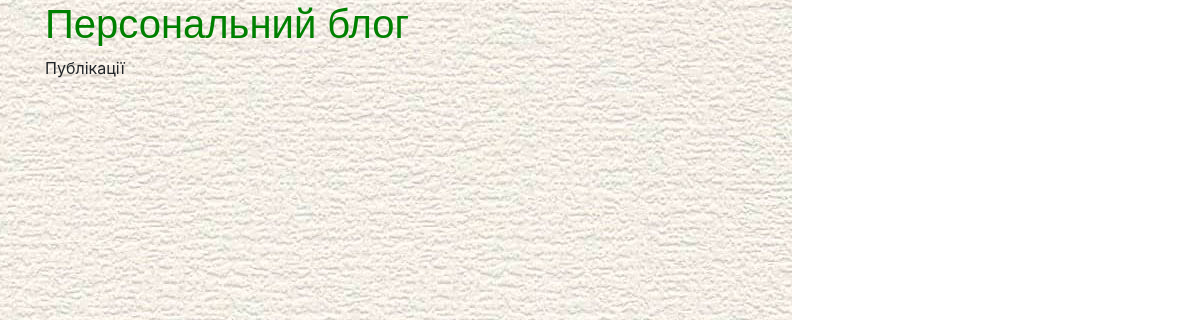
/articles/category/pori-roku, run on an earlier commit of the app's database.
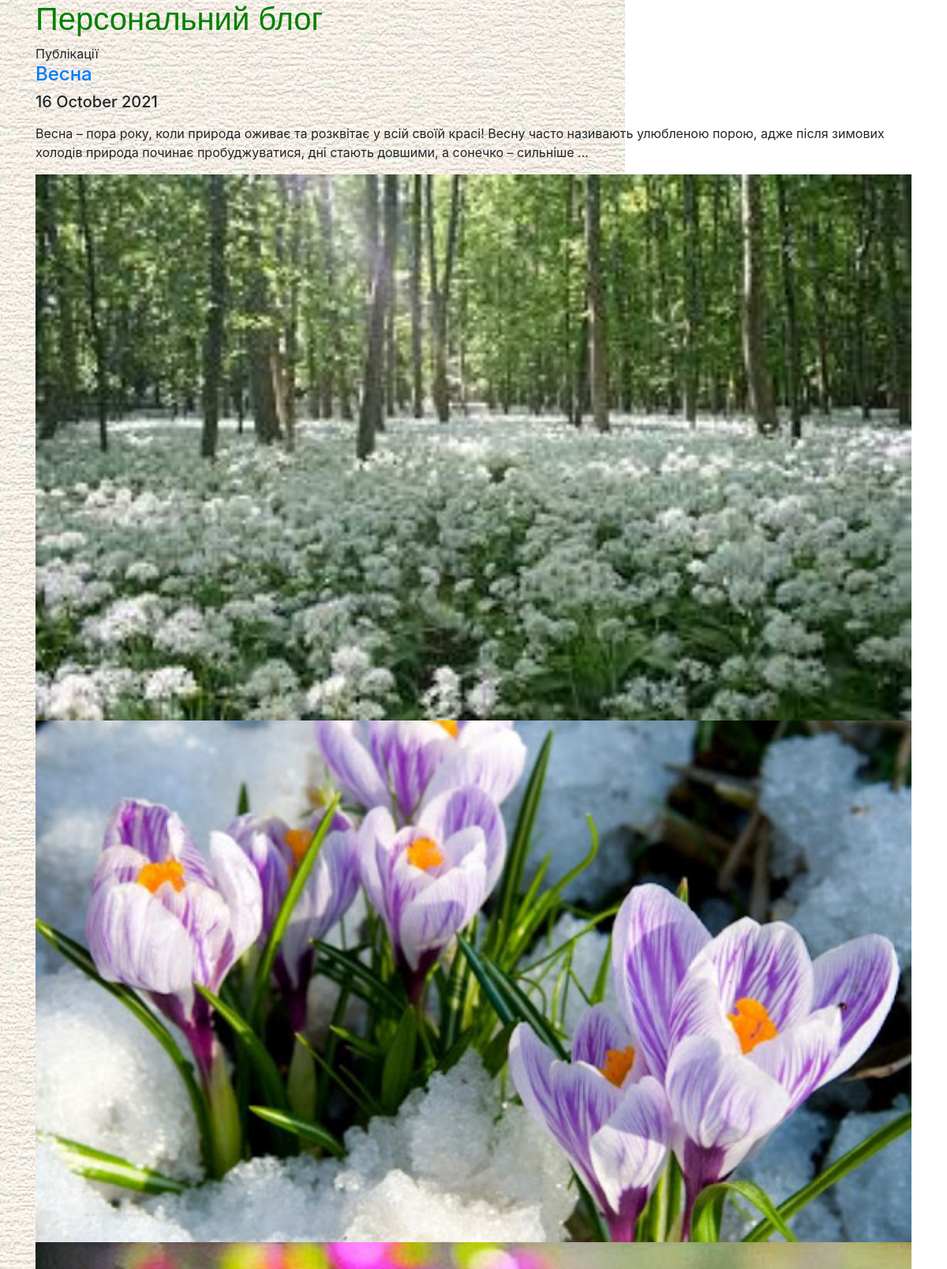
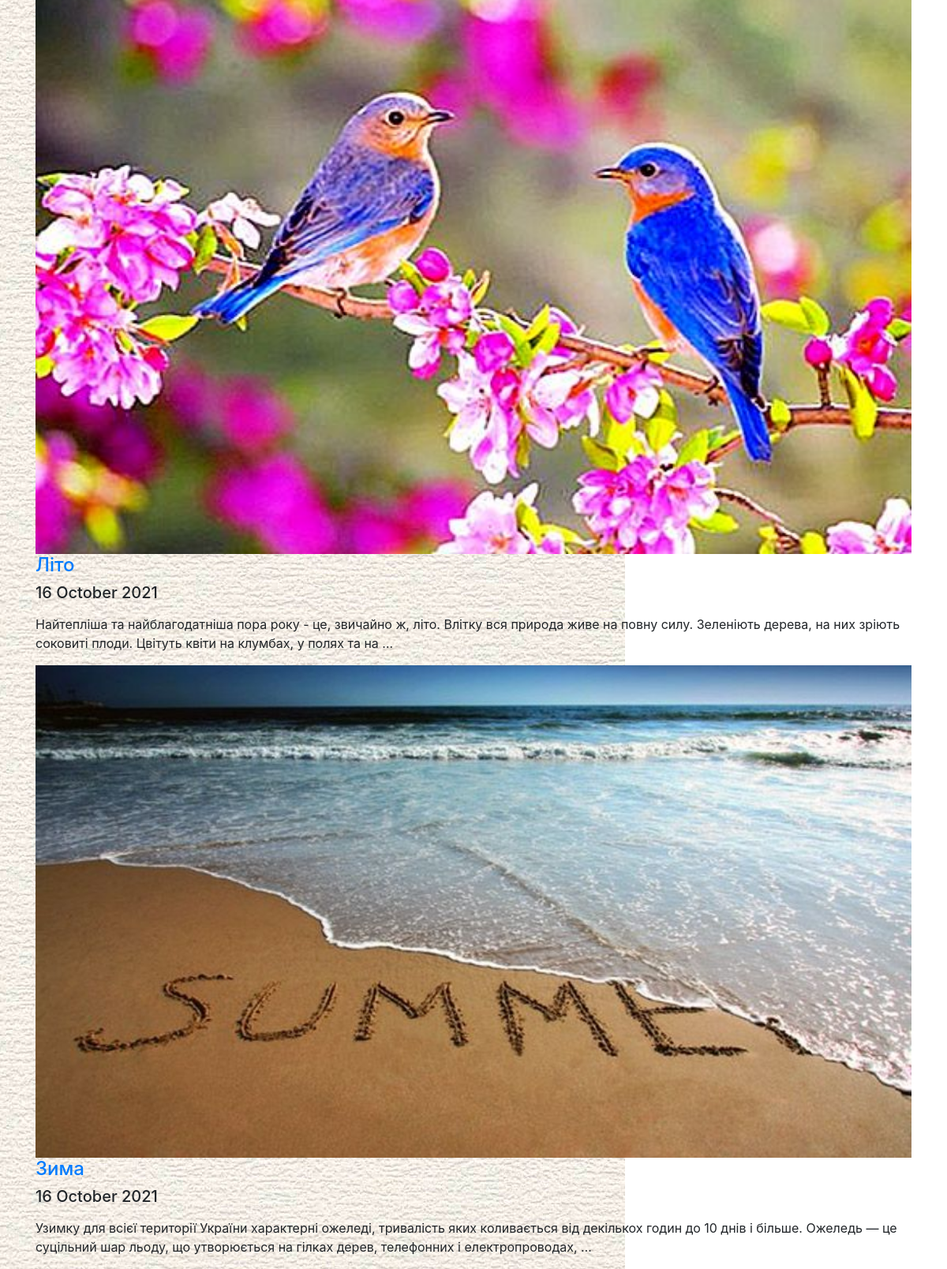
And on a later commit of the database (2 pictures, top to bottom).
### app_blog/models.py (models this page shows, shortened)
class Article(models.Model):
    title = models.CharField(u'Заголовок', max_length=250, help_text=u'Максимум 250 символів')
    description = models.TextField(blank=True, verbose_name=u'Опис')
    pub_date = models.DateTimeField(u'Дата публікації', auto_now=True)
    slug = models.SlugField(u'Слаг', unique_for_date='pub_date')
    main_page = models.BooleanField(u'Головна', default=False, help_text=u'Показувати на головній сторінці')
    category = models.ForeignKey(Category, related_name='articles', blank=True, null=True, verbose_name=u'Категорія',
                                 on_delete=models.CASCADE)
    objects = models.Manager()
    class Meta:
        ordering = ['-pub_date']
        verbose_name = u'Стаття'
        verbose_name_plural = u'Статті'
    def get_absolute_url(self):
        try:
            url = reverse('news-detail', kwargs={'year': self.pub_date.strftime("%Y"),
                                                 'month': self.pub_date.strftime("%m"),
                                                 'day': self.pub_date.strftime("%d"),
                                                 'slug': self.slug,
                                                 })
        except:
            url = "/"
        return url

class ArticleImage(models.Model):
    article = models.ForeignKey(Article, verbose_name=u'Стаття', related_name='images', on_delete=models.CASCADE)
    image = models.ImageField(u'Фото', upload_to='photos')
    title = models.CharField(u'Заголовок', max_length=250,
                             help_text=u'Максимум 250символів', blank=True)
    class Meta:
        verbose_name = u'Фото для статті'
        verbose_name_plural = u'Фото для статті'

### app_blog/views.py (the view)
# urls.py: path(r'articles/category/<slug>', ArticleCategoryList.as_view(), name='articles-category-list'),
class ArticleCategoryList(ArticleList):
    def get_queryset(self, *args, **kwargs):
        articles = Article.objects.filter(category__slug__in=[self.kwargs['slug']]).distinct()
        return articles

### app_blog/views.py (called while the page is built)
    def get_context_data(self, *args, **kwargs):
        context = super(ArticleList, self).get_context_data(*args, **kwargs)
        try:
            context['category'] = Category.object.get(slug=self.kwargs.get('slug'))
        except Exception:
            context['category'] = None
        return context

### app_blog/templates/articles_list.html (shortened to what this page needs)
<!DOCTYPE html>
<html lang="en">
<head>
</head>
<body>
{% extends "base.html" %}
{% load static %}
{% block content %}{% endblock %}

### app_blog/templates/base.html (shortened to what this page needs)
<!DOCTYPE html>
<html lang="uk">
{% load static %}
<head>
 <!DOCTYPE html>
 <link rel="stylesheet" href="{% static 'css/bootstrap.min.css' %}">
 <link type="text/css" href="{% static 'css/main.css' %}" rel="stylesheet">
</head>
<body>
<div class="container">
 <h1 class ="personal"> Персональний блог</h1>
 {% block content %}
 {% endblock %}
</div>
</body>
</html>

### app_blog/static/css/main.css (style rules this page uses)
.personal { color: green; }
body { background-image: url('../img/bg.jpg'); background-repeat: repeat-y; }
div > h1 { color: #fff; font-family: 'Ubuntu', sans-serif; }
div.container-image > img { width: 100%; }

What changed in the data, as far as the page shows it:
added Article: pub_date+slug+title "Публікації Весна 16 October 2021 Весна – пора року, коли природа оживає та розквітає у всій своїй красі! Весну часто називають улюбленою порою, адже після зимових холодів природа починає пробуджуватися, дні стають довшими, а сонечко – сильніше … Літо 16 October 2021 Найтепліша та найблагодатніша пора року - це, звичайно ж, літо. Влітку вся природа живе на повну силу. Зеленіють дерева, на них зріють соковиті плоди. Цвітуть квіти на клумбах, у полях та на … Зима 16 October 2021 Узимку для всієї території України характерні ожеледі, тривалість яких коливається від декількох годин до 10 днів і більше. Ожеледь — це суцільний шар льоду, що утворюється на гілках дерев, телефонних і…", pub_date+slug+title (picture)
Also different on the page:
text no longer shown: "Публікації"
